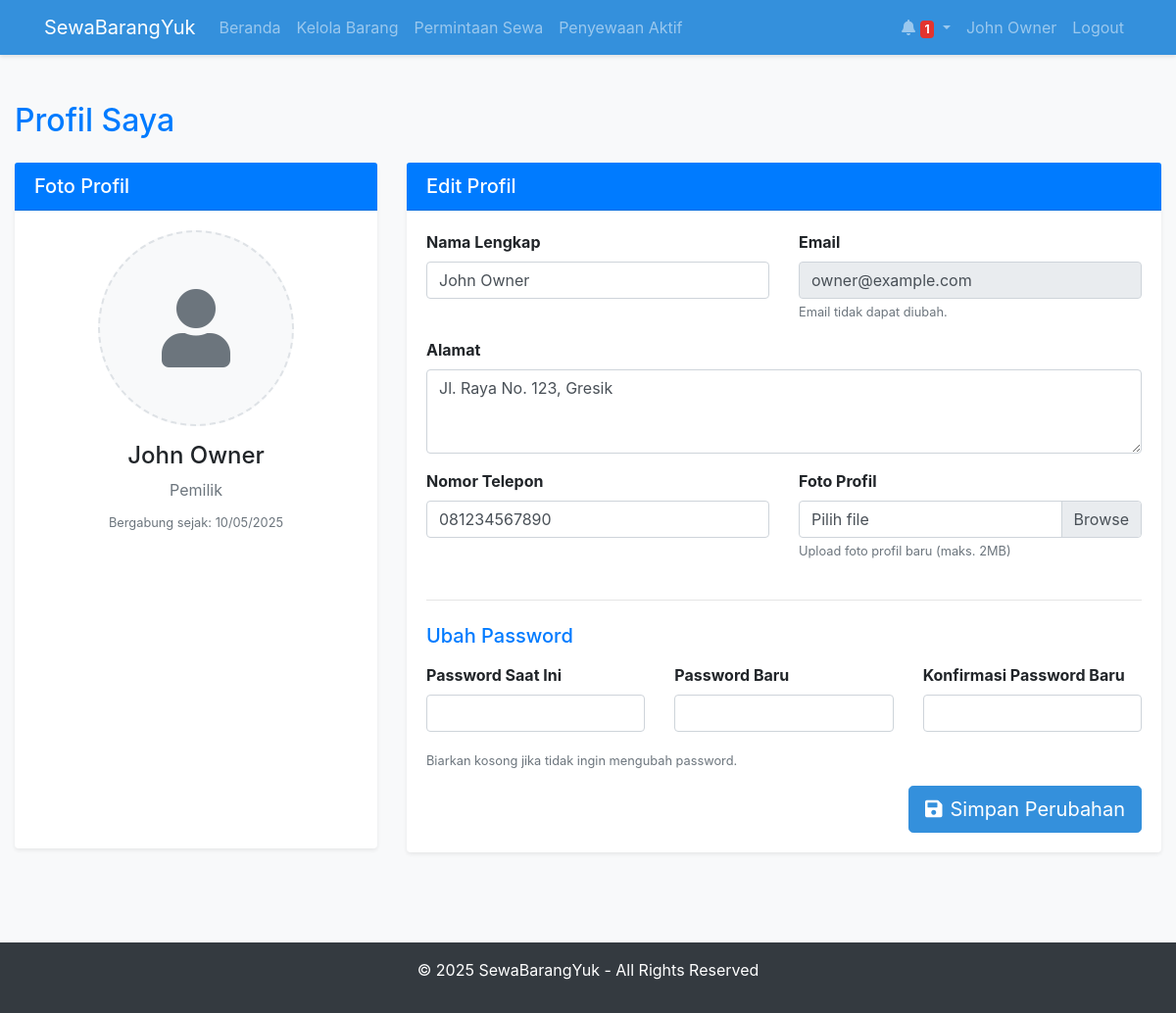
Screenshot of /owner/profile.php (signed in) with the database file from the repository.
### tables this page shows
CREATE TABLE `users` (
  `user_id` int(11) NOT NULL,
  `name` varchar(100) NOT NULL,
  `email` varchar(100) NOT NULL,
  `password` varchar(255) NOT NULL,
  `address` text NOT NULL,
  `phone` varchar(20) NOT NULL,
  `profile_image` varchar(255) DEFAULT NULL,
  `user_type` enum('renter','owner','both') NOT NULL DEFAULT 'renter',
  `created_at` timestamp NOT NULL DEFAULT current_timestamp(),
  `updated_at` timestamp NOT NULL DEFAULT current_timestamp() ON UPDATE current_timestamp()
);

### includes/functions.php (called while the page is built, shortened)
<?php
function isLoggedIn() {
    return isset($_SESSION['user_id']);
}
function getCurrentUser() {
    $sql = "SELECT * FROM users WHERE user_id = ?";
    return fetchOne($sql, [$_SESSION['user_id']]);
}
?>

### config/db.php (called while the page is built, shortened)
<?php
$host = 'localhost';
$db = 'rental_system';
$user = 'root';
$pass = '';
$charset = 'utf8mb4';
$dsn = "mysql:host=$host;dbname=$db;charset=$charset";
$options = [
    PDO::ATTR_ERRMODE            => PDO::ERRMODE_EXCEPTION,
    PDO::ATTR_DEFAULT_FETCH_MODE => PDO::FETCH_ASSOC,
    PDO::ATTR_EMULATE_PREPARES   => false,
];
try {
    $pdo = new PDO($dsn, $user, $pass, $options);
} catch (PDOException $e) {
    throw new PDOException($e->getMessage(), (int)$e->getCode());
}
function executeQuery($sql, $params = []) {
    global $pdo;
    $stmt = $pdo->prepare($sql);
    $stmt->execute($params);
    return $stmt;
}
function fetchOne($sql, $params = []) {
    $stmt = executeQuery($sql, $params);
    return $stmt->fetch();
}
?>

### owner/profile.php (the view, shortened to what this page needs)
<?php
require_once '../includes/header.php';
$user = getCurrentUser();
?>
<div class="container-fluid py-4">
    <div class="row">
        <div class="col-12">
            <h1 class="h2 mb-4 text-primary">Profil Saya</h1>
        </div>
    </div>
    <div class="row">
        <div class="col-md-4 mb-4">
            <div class="card shadow-sm h-100">
                <div class="card-header bg-primary text-white">
                    <h5 class="card-title mb-0">Foto Profil</h5>
                </div>
                <div class="card-body text-center">
                    <div class="profile-image-container mb-3">
                        <?php if ($user['profile_image']): ?>
                        <img src="../assets/images/uploads/profiles/<?= $user['profile_image'] ?>" class="img-fluid rounded-circle profile-avatar" alt="Profile Image">
                        <?php else: ?>
                        <div class="profile-avatar-placeholder rounded-circle mx-auto d-flex align-items-center justify-content-center">
                            <i class="fas fa-user fa-5x text-muted"></i>
                        </div>
                        <?php endif; ?>
                    </div>
                    <h4 class="mb-2"><?= htmlspecialchars($user['name']) ?></h4>
                    <p class="text-muted mb-2">
                        <?php
                        switch ($user['user_type']) {
                            case 'owner':
                                echo 'Pemilik';
                                break;
                        }
                        ?>
                    </p>
                    <small class="text-muted">Bergabung sejak: <?= date('d/m/Y', strtotime($user['created_at'])) ?></small>
                </div>
            </div>
        </div>
        <div class="col-md-8">
            <div class="card shadow-sm">
                <div class="card-header bg-primary text-white">
                    <h5 class="card-title mb-0">Edit Profil</h5>
                </div>
                <div class="card-body">
                    <form method="post" enctype="multipart/form-data">
                        <div class="row">
                            <div class="col-md-6">
                                <div class="form-group">
                                    <label for="name" class="font-weight-bold">Nama Lengkap</label>
                                    <input type="text" class="form-control" id="name" name="name" value="<?= htmlspecialchars($user['name']) ?>" required>
                                </div>
                            </div>
                            <div class="col-md-6">
                                <div class="form-group">
                                    <label for="email" class="font-weight-bold">Email</label>
                                    <input type="email" class="form-control" id="email" value="<?= htmlspecialchars($user['email']) ?>" readonly>
                                    <small class="form-text text-muted">Email tidak dapat diubah.</small>
                                </div>
                            </div>
                        </div>
                        <div class="form-group">
                            <label for="address" class="font-weight-bold">Alamat</label>
                            <textarea class="form-control" id="address" name="address" rows="3" required><?= htmlspecialchars($user['address']) ?></textarea>
                        </div>
                        <div class="row">
                            <div class="col-md-6">
                                <div class="form-group">
                                    <label for="phone" class="font-weight-bold">Nomor Telepon</label>
                                    <input type="text" class="form-control" id="phone" name="phone" value="<?= htmlspecialchars($user['phone']) ?>" required>
                                </div>
                            </div>
                            <div class="col-md-6">
                                <div class="form-group">
                                    <label for="profile_image" class="font-weight-bold">Foto Profil</label>
                                    <div class="custom-file">
                                        <label class="custom-file-label" for="profile_image">Pilih file</label>
                                    </div>
                                    <small class="form-text text-muted">Upload foto profil baru (maks. 2MB)</small>
                                </div>
                            </div>
                        </div>
                        <hr class="my-4">
                        <h5 class="text-primary mb-3">Ubah Password</h5>
                        <div class="row">
                            <div class="col-md-4">
                                <div class="form-group">
                                    <label for="current_password" class="font-weight-bold">Password Saat Ini</label>
                                    <input type="password" class="form-control" id="current_password" name="current_password">
                                </div>
                            </div>
                            <div class="col-md-4">
                                <div class="form-group">
                                    <label for="new_password" class="font-weight-bold">Password Baru</label>
                                    <input type="password" class="form-control" id="new_password" name="new_password">
                                </div>
                            </div>
                            <div class="col-md-4">
                                <div class="form-group">
                                    <label for="confirm_password" class="font-weight-bold">Konfirmasi Password Baru</label>
                                    <input type="password" class="form-control" id="confirm_password" name="confirm_password">
                                </div>
                            </div>
                        </div>
                        <small class="form-text text-muted mb-3">Biarkan kosong jika tidak ingin mengubah password.</small>
                        <div class="text-right">
                            <button type="submit" class="btn btn-primary btn-lg">
                                <i class="fas fa-save mr-2"></i>Simpan Perubahan
                            </button>
                        </div>
                    </form>
                </div>
            </div>
        </div>
    </div>
</div>
<?php require_once '../includes/footer.php'; ?>

### assets/css/style.css (style rules this page uses)
body { background-color: #f8f9fa; min-height: 100vh; display: flex; flex-direction: column; }
.card { box-shadow: 0 1px 3px rgba(0, 0, 0, 0.1); border: none; margin-bottom: 20px; }
.card-header { background-color: rgba(0, 0, 0, 0.03); border-bottom: 1px solid rgba(0, 0, 0, 0.125); }
.btn-primary { background-color: #3490dc; border-color: #3490dc; }
.text-muted { color: #6c757d !important; }
.bg-primary { background-color: #3490dc !important; }

### owner/profile.php (style rules this page uses)
.profile-image-container { position: relative; width: 200px; height: 200px; margin: 0 auto; }
.profile-avatar-placeholder { width: 200px; height: 200px; background-color: #f8f9fa; border: 2px dashed #dee2e6; }
.card-header { background-color: #007bff !important; }

### rows the page displays
users: name "John Owner", created_at "10/05/2025", email "owner@example.com", address "Jl. Raya No. 123, Gresik", phone "081234567890"

### other values shown
$unread_count "1"
$_SESSION['user_name'] "John Owner"
